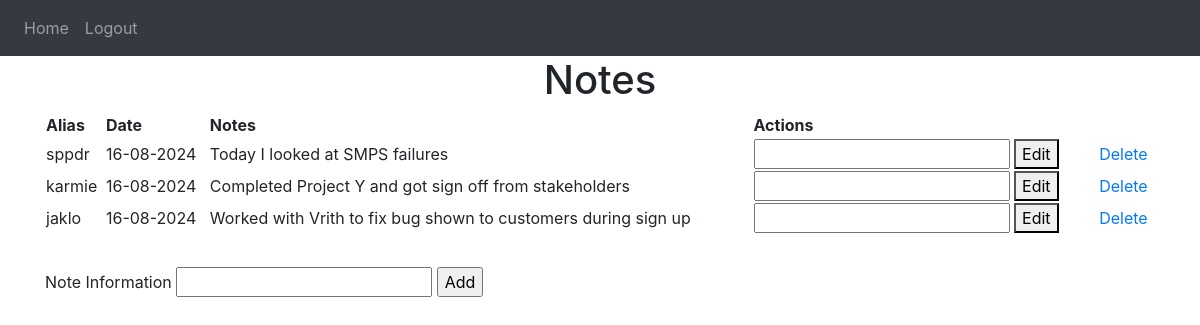
Page / (signed in) on the earlier database version.
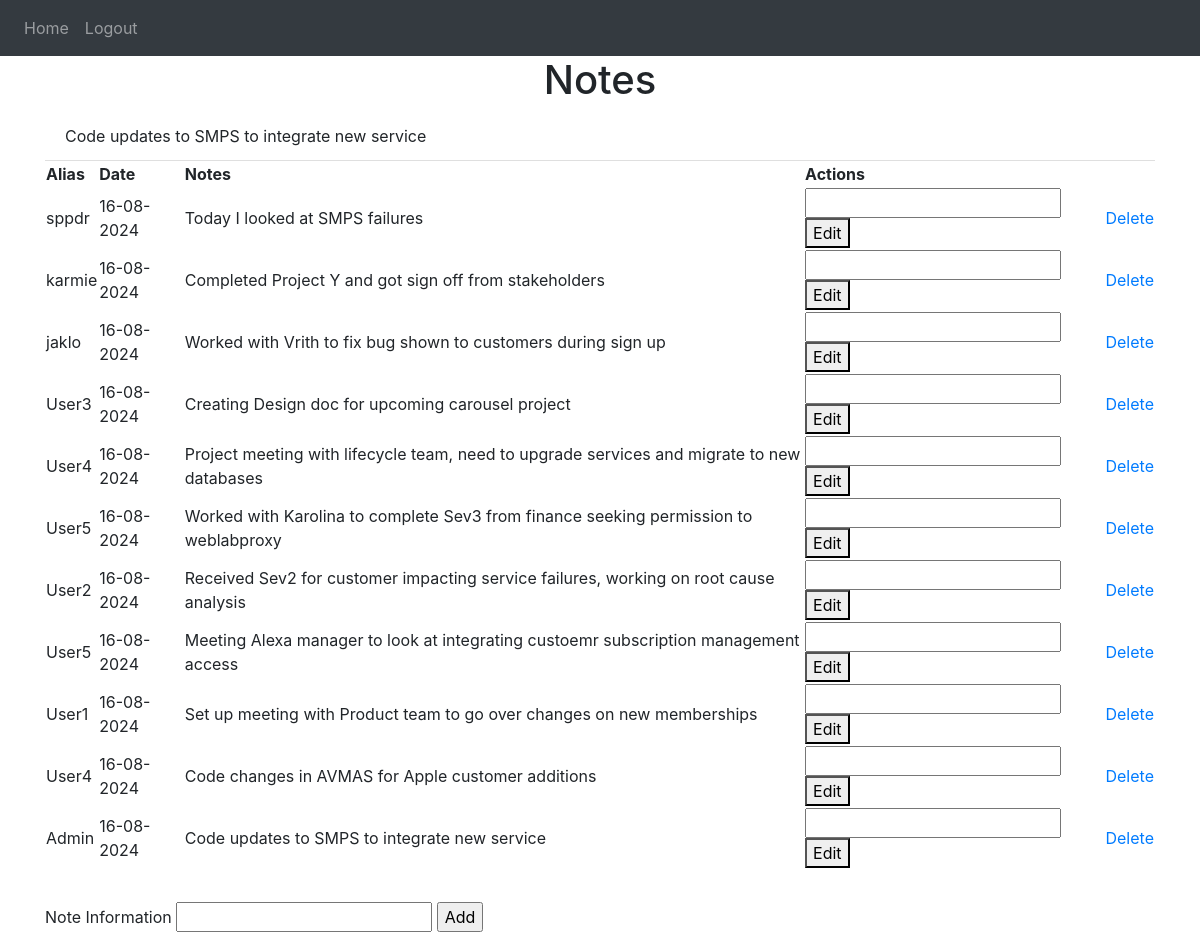
Same page on the later database version.
### NoteKeeper/models.py (models this page shows)
class Note(db.Model):
    id = db.Column(db.Integer, primary_key=True)
    info = db.Column(db.String(10000))
    date = db.Column(db.Date, default=func.current_date())
    user_id = db.Column(db.Integer, db.ForeignKey('user.id'))
    role_id = db.Column(db.Integer, db.ForeignKey('role.id'))
    user = db.relationship('User', back_populates='notes')
    role = db.relationship('Role', back_populates='notes')

class User(db.Model, UserMixin):
    id = db.Column(db.Integer, primary_key=True)
    email = db.Column(db.String(150), unique=True)
    password = db.Column(db.String(150))
    alias = db.Column(db.String(150))
    role_id = db.Column(db.Integer, db.ForeignKey('role.id'))
    role = db.relationship('Role', back_populates='users')
    notes = db.relationship('Note', back_populates='user', cascade="all, delete-orphan")
    def has_role(self, role_name):
        return self.role and self.role.roleName == role_name

### NoteKeeper/views.py (the view, shortened to what this page needs)
@views.route('/', methods=['GET', 'POST'])
@login_required
def home():
    events_list = db.session.query(Note).join(User).order_by(Note.date).all()
    return render_template('home.html', user=current_user, eventsList=events_list)

### NoteKeeper/__init__.py (called while the page is built)
def create_app(config_class=Config):
    app = Flask(__name__)
    app.config.from_object(config_class)
    db.init_app(app)
    from .views import views
    from .auth import auth
    app.register_blueprint(views, url_prefix='/')
    app.register_blueprint(auth, url_prefix='/')
    from .models import User, Note
    with app.app_context():
        create_database(app)
        create_roles()
        create_admin_user()
        create_notes()
    login_manager=LoginManager()
    login_manager.login_view='auth.login'
    login_manager.init_app(app)
    @login_manager.user_loader
    def load_user(id):
        return User.query.get(int(id))
    return app

### NoteKeeper/templates/home.html (shortened to what this page needs)
{% extends "base.html" %}
{% block content%}
<h1 align="center">Notes</h1>
<ul class="list-group list-group-flush" id="notes">
  {% for note in user.notes %}
  <li class="list-group-item">
    {{ note.info }}
  </li>
  {% endfor %}
  <body>
    <table>
        <tr>
            <th>Alias</th>
            <th>Date</th>
            <th>Notes</th>
            <th>Actions</th>
        </tr>
    {%-for row in eventsList-%}
        <tr>
            <td>{{row.user.alias}}</td>
            <td>{{row.date.strftime('%d-%m-%Y')}}</td>
            <td>{{row.info}}</td>
            <td>
              <form method="POST" action="{{url_for('views.edit_note', note_id=row.id) }}" style="display:inline;">
                <input type="text" name="updated_info" value="" required/>
                <button type="submit">Edit</button>
              </form>
            </td>
            <td>
              {% if current_user.has_role('Admin') %}
              <a href="{{ url_for('views.delete_note', note_id=row.id) }}">Delete</a>
              {%endif%}
            </td>
        </tr>
    {%-endfor-%}
    </table>
    <form method="post">
        <label for="eventBox">Note Information</label>
        <input name="eventBox" id="eventBox" required/>
        <input type="submit" value = "Add">
    </form>
</body>
{%endblock%}

### NoteKeeper/templates/base.html (shortened to what this page needs)
<!DOCTYPE html>
<html lang="en">
<head>
    <link
      rel="stylesheet"
      href="https://stackpath.bootstrapcdn.com/bootstrap/4.4.1/css/bootstrap.min.css"
    />
    <link
      rel="stylesheet"
      href="https://stackpath.bootstrapcdn.com/font-awesome/4.7.0/css/font-awesome.min.css"
    />
</head>
<body>
    <nav class="navbar navbar-expand-lg navbar-dark bg-dark">
        <div class="collapse navbar-collapse" id="navbar">
          <div class="navbar-nav">
            {% if current_user.is_authenticated %}
            <a class="nav-item nav-link" id="home" href="/">Home</a>
            <a class="nav-item nav-link" id="logout" href="/logout">Logout</a>
            {% else %}
            <a class="nav-item nav-link" id="signup" href="/signup">Sign Up</a>
            <a class="nav-item nav-link" id="login" href="/login">Login</a>
            {% endif %}
          </div>
        </div>
    </nav>
    <div class="container">
      {%block content%}
      {%endblock%}
    </div>
</body>
</html>

Differences in the rows shown:
added Note: info "Code updates to SMPS to integrate new service", user.alias "Admin", date "16-08-2024"
added Note: user.alias "User3", date "16-08-2024", info "Creating Design doc for upcoming carousel project"
added Note: user.alias "User4", date "16-08-2024", info "Project meeting with lifecycle team, need to upgrade services and migrate to new databases"
added Note: user.alias "User5", date "16-08-2024", info "Worked with Karolina to complete Sev3 from finance seeking permission to weblabproxy"
added Note: user.alias "User2", date "16-08-2024", info "Received Sev2 for customer impacting service failures, working on root cause analysis"
added Note: user.alias "User5", date "16-08-2024", info "Meeting Alexa manager to look at integrating custoemr subscription management access"
added Note: user.alias "User1", date "16-08-2024", info "Set up meeting with Product team to go over changes on new memberships"
added Note: user.alias "User4", date "16-08-2024", info "Code changes in AVMAS for Apple customer additions"
